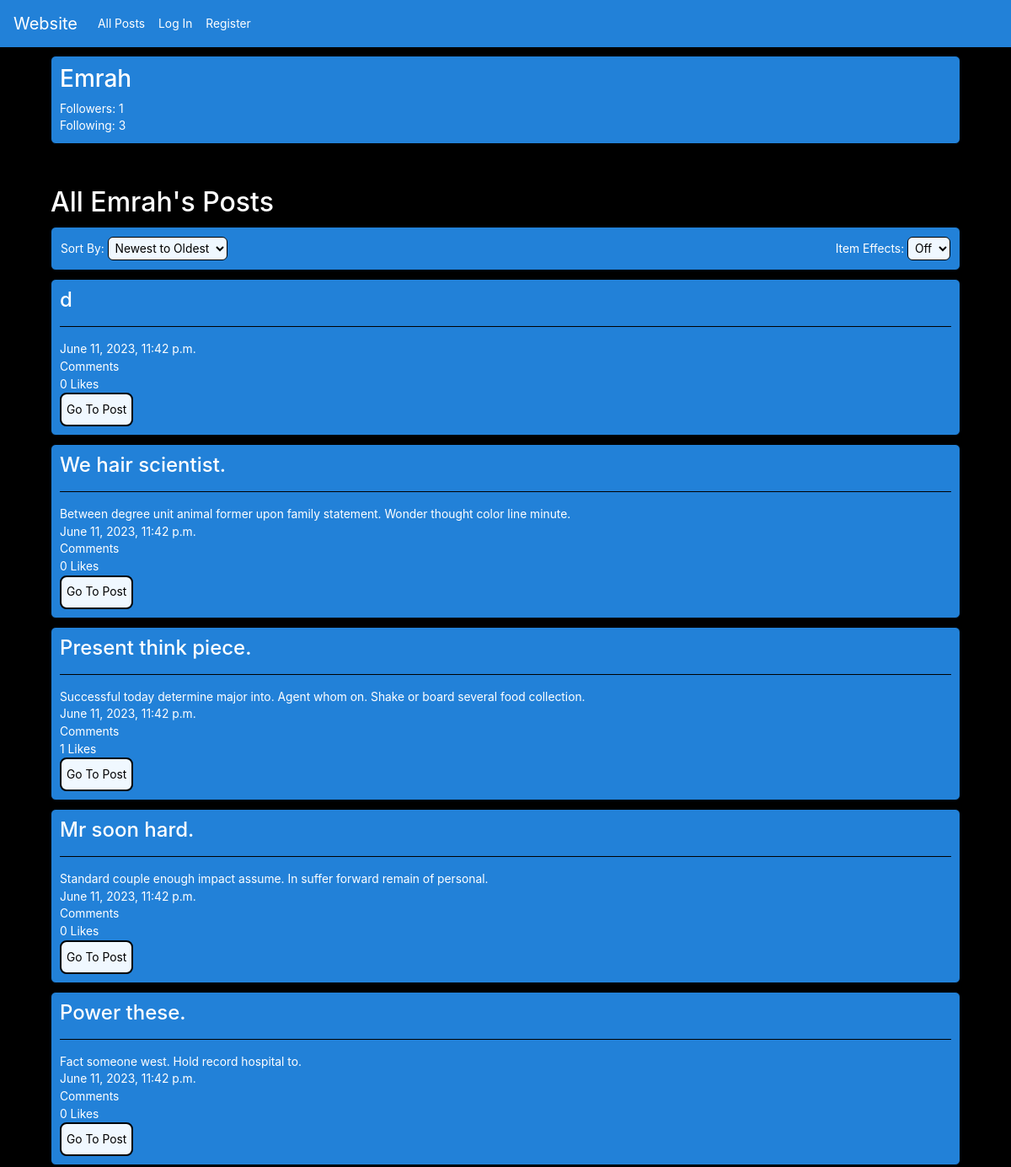
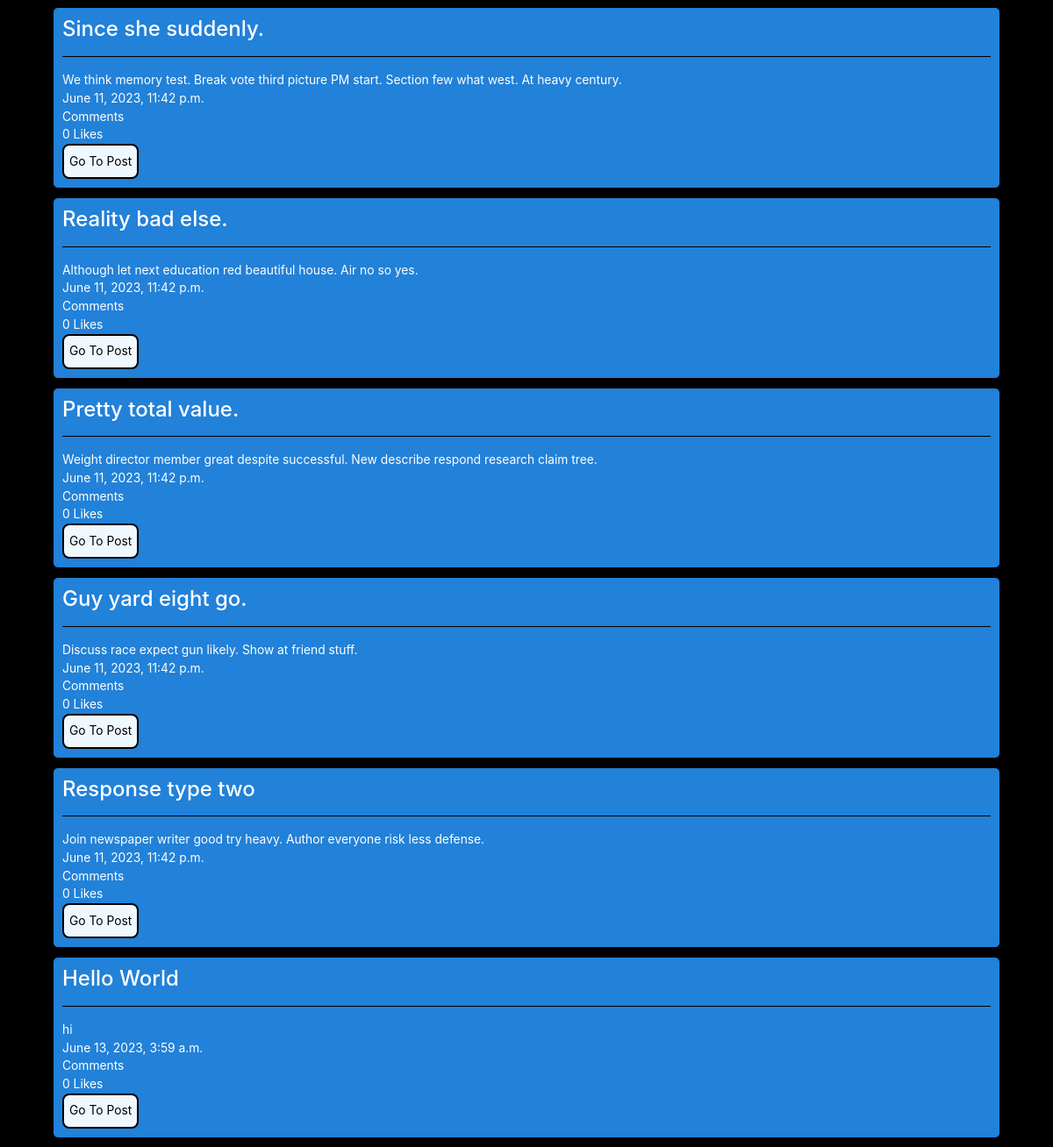
The page /profile/Emrah on the database as committed earlier (2 pictures, top to bottom).
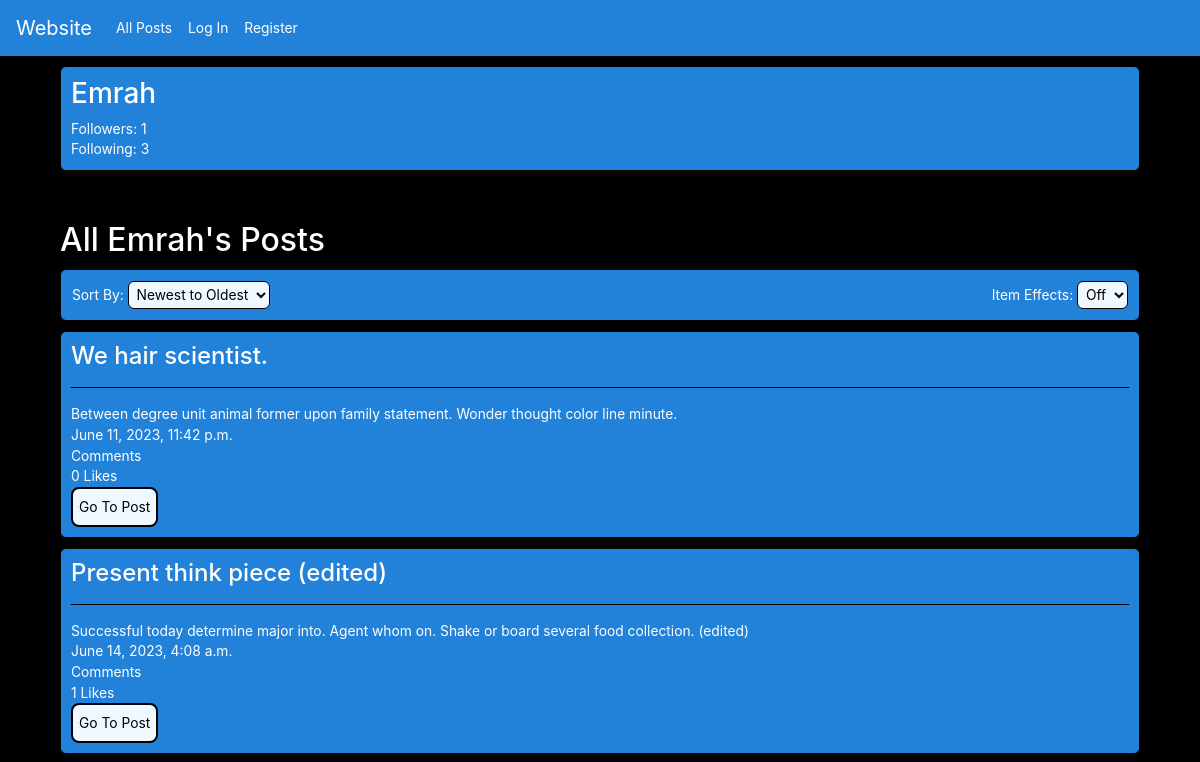
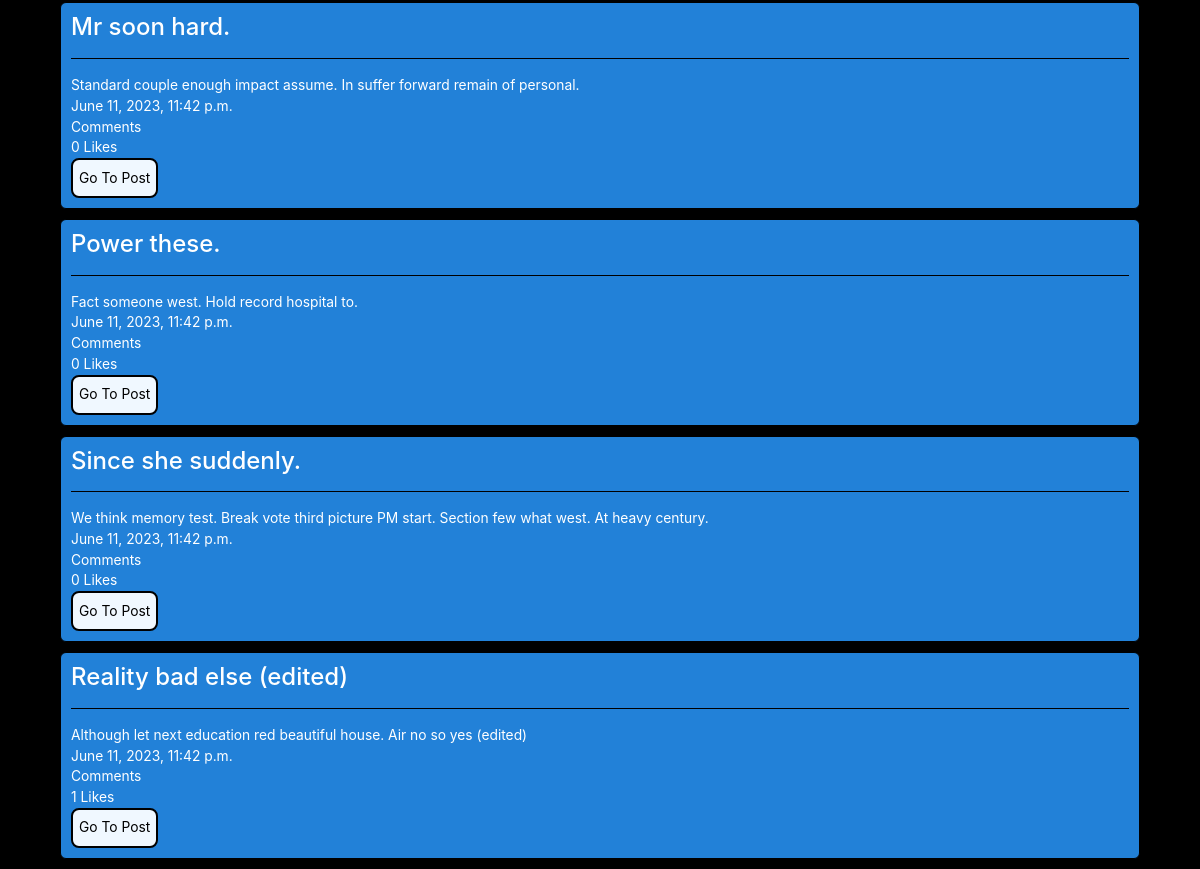
The same page on the database as committed later (2 pictures, top to bottom).
### network/models.py (models this page shows, shortened)
class User(AbstractUser):
    id = models.AutoField(primary_key=True)
    username = models.CharField(unique=True, max_length=26)
    datetime_joined = models.DateTimeField(default=timezone.now)

class Post(models.Model):
    post = models.AutoField(primary_key=True)
    title = models.CharField(max_length=200, blank=False, null=False)
    text = models.CharField(max_length=2000, blank=False, null=False)
    user = models.ForeignKey('User', on_delete=models.CASCADE, related_name="post_poster")
    likes = models.ManyToManyField('User', blank=True, related_name="post_ikers")
    comments = models.ForeignKey('Comment', blank=True, null=True, on_delete=models.CASCADE, related_name="post_comments")
    upload_time = models.DateTimeField(default=timezone.now)

### network/views.py (the view)
# urls.py: path("profile/<str:username>", views.profile, name="profile"),
def profile(request, username):
    user = User.objects.get(username = username)
    user_following = UserFollow.objects.filter(user = user)
    user_followers = UserFollow.objects.filter(is_now_following = user)
    sort = request.GET.get('sort')
    user_info  = {
        'id': user.id,
        'username': user.username,
        'following': len(user_following),
        'followers': len(user_followers),
    }
    following = UserFollow.objects.filter(user = user).values('is_now_following')
    followers = UserFollow.objects.filter(is_now_following = user).values('user')
    following_users = []
    for follow in following:
        current_user = User.objects.get(id = follow['is_now_following'])
        following_users.append(
            {
                'username': current_user.username,
                'id': current_user.id
            }
        )
    follower_users = []
    for follow in followers:
        current_user = User.objects.get(id = follow['user'])
        follower_users.append(
            {
                'username': current_user.username,
                'id': current_user.id
            }
        )
    posts = Post.objects.filter(user = user).all().values('post', 'title', 'text', 'likes','likes__username', 'comments', 'upload_time')
    for post in posts:
        if post['likes'] == None:
            post['likes'] = 0
        likers = Post.objects.get(pk=post['post'])
        likers_list = likers.likes.all()
        likers_list = [liker.username for liker in likers_list]
        if post['likes'] > 0:
            if request.user.username in likers_list:
                post['liked'] = True
            else:
                post['liked'] = False
        else:
            post['liked'] = False
    return render(request, "network/profile.html", {
        'posts': posts,
        'user_info': user_info,
        'following_users': following_users,
        'follower_users': follower_users,
        'sort': sort
    })

### network/templatetags/myfilter.py (called while the page is built)
@register.filter
def sort_posts(posts, sort):
    if sort == "new_old":
        return sorted(posts, key=lambda post: post.get('upload_time'), reverse=True)
    elif sort == "old_new":
        return sorted(posts, key=lambda post: post.get('upload_time'))
    elif sort == "most_likes":
        return sorted(posts, key=lambda post: post.get('likes'), reverse=True)
    elif sort == "least_likes":
        return sorted(posts, key=lambda post: post.get('likes'))
    elif sort == "most_comments":
        return sorted(posts, key=lambda post: post.get('comments'), reverse=True)
    elif sort == "least_comments":
        return sorted(posts, key=lambda post: post.get('comments'))
    else:
        return posts

### network/templates/network/profile.html (shortened to what this page needs)
{% extends "network/layout.html" %}
{% load myfilter %}
{% block body %}
    <div id="profile_posts">
        <div id="user_info">
            <h3>{{ user_info.username }}</h3>
            <p><span id="open_followers">Followers: {{ user_info.followers }}</span></p>
            <p><span id="open_following">Following: {{ user_info.following }}</span></p>
        </div>
        {% if user.username == user_info.username %}
        <h2>All My Posts</h2>
        {% else %}
        <h2>All {{ user_info.username }}'s Posts</h2>
        {% endif %}
        <div id="filters">
            <table>
                <tr>
                    <td id="row1">
                        <p style="display:inline">Sort By:</p>
                        <select id="sort">
                            <option selected value="new_old">Newest to Oldest</option>
                        </select>
                    </td>
                    <td id="row2">
                        <p style="display:inline">Item Effects:</p>
                        <select id="item_effects">
                            <option selected value="off">Off</option>
                        </select>
                    </td>
                </tr>
            </table>
        </div>
        {% for post in posts|sort_posts:sort %}
        <div class="profile_post" id='profile_post{{ forloop.counter }}'>
            <h4>{{ post.title }}</h4>
            <hr>
            <p>{{ post.text }}</p>
            <p>{{ post.upload_time }}</p>
            <p>{{ post.comments_count }} Comments</p>
            {% if user.is_anonymous %}
            <p>{{ post.likes }} Likes</p>
            {% endif %}
            <button type="button" id="gtp_button" data-postid="{{ post.post }}">Go To Post</button>
        </div>
        {% endfor %}
    </div>
{% endblock %}

### network/templates/network/layout.html (shortened to what this page needs)
{% load static %}
<!DOCTYPE html>
<html lang="en">
    <head>
        <link rel="stylesheet" href="https://stackpath.bootstrapcdn.com/bootstrap/4.4.1/css/bootstrap.min.css">
        <link rel="stylesheet" href="https://cdnjs.cloudflare.com/ajax/libs/font-awesome/5.15.3/css/all.min.css" />
        <link href="{% static 'network/styles.css' %}" rel="stylesheet">
    </head>
    <body>
        <nav class="navbar navbar-expand-lg navbar-light bg-light" id="nav_item">
            <a class="navbar-brand" href="/">Website</a>
            <div id="nav_bar_items">
              <ul class="navbar-nav mr-auto">
                <li class="nav-item">
                  <a class="nav-link" href="{% url 'index' %}">All Posts</a>
                </li>
                {% if user.is_authenticated %}
                    <li class="nav-item">
                        <a class="nav-link" href="{% url 'following' %}">Following</a>
                    </li>
                    <li class="nav-item">
                        <a class="nav-link" href="{% url 'logout' %}">Log Out</a>
                    </li>
                {% else %}
                    <li class="nav-item">
                        <a class="nav-link" href="{% url 'login' %}">Log In</a>
                    </li>
                    <li class="nav-item">
                        <a class="nav-link" href="{% url 'register' %}">Register</a>
                    </li>
                {% endif %}
              </ul>
            </div>
          </nav>
        <div class="body">
            {% block body %}
            {% endblock %}
        </div>
    </body>
</html>

### network/static/network/styles.css (style rules this page uses)
body { font-size: 1.15vw; background-color: black; color: white; }
body button { background-color: aliceblue; border-radius: 8px; border-style: solid; border-color: black; height: 5vh; }
body hr { background-color: black; }
body a { color: white; text-decoration: none; }
#profile_posts { margin: 10px auto 10px auto; width: 90vw; }
#profile_posts .profile_post { background-color: rgb(34, 129, 216); width: 100%; margin: 10px 0; padding: 10px; border: 1px solid black; border-radius: 6px; }
#profile_posts #user_info { background-color: rgb(34, 129, 216); }
#profile_posts #filters { background-color: rgb(34, 129, 216); width: 100%; margin: 10px auto; padding: 10px; border: 1px solid black; border-radius: 6px; }
#profile_posts p { margin: 0; }
#user_info { padding: 10px; border: 1px solid black; border-radius: 6px; margin-bottom: 50px; }
#nav_item { background-color: rgb(34, 129, 216) !important; }
#nav_item a { color: white !important; }
#filters { background-color: rgb(34, 129, 216); width: 90%; margin: 10px 5%; padding: 10px; border: 1px solid black; border-radius: 6px; }
#filters #row2 { text-align: right; }
#filters table { width: 100%; }
#filters td { width: 50%; }
#filters select { padding: 4px; border-radius: 6px; background-color: aliceblue; border: 1px solid black; }

Rows that differ between the two databases and show on the page:
removed Post: title "d", upload_time "June 11, 2023, 11:42 p.m.", likes "0"
removed Post: title "Pretty total value.", text "Weight director member great despite successful. New describe respond research claim tree.", upload_time "June 11, 2023, 11:42 p.m.", likes "0"
removed Post: title "Guy yard eight go.", text "Discuss race expect gun likely. Show at friend stuff.", upload_time "June 11, 2023, 11:42 p.m.", likes "0"
removed Post: title "Response type two", text "Join newspaper writer good try heavy. Author everyone risk less defense.", upload_time "June 11, 2023, 11:42 p.m.", likes "0"
removed Post: title "Hello World", text "hi", upload_time "June 13, 2023, 3:59 a.m.", likes "0"
changed Post: title "Present think piece." → "Present think piece (edited)"; text "Successful today determine major into. Agent whom on. Shake or board several food collection." → "Successful today determine major into. Agent whom on. Shake or board several food collection. (edited)"; upload_time "June 11, 2023, 11:42 p.m." → "June 14, 2023, 4:08 a.m."
changed Post: title "Reality bad else." → "Reality bad else (edited)"; text "Although let next education red beautiful house. Air no so yes." → "Although let next education red beautiful house. Air no so yes (edited)"; likes "0" → "1"
